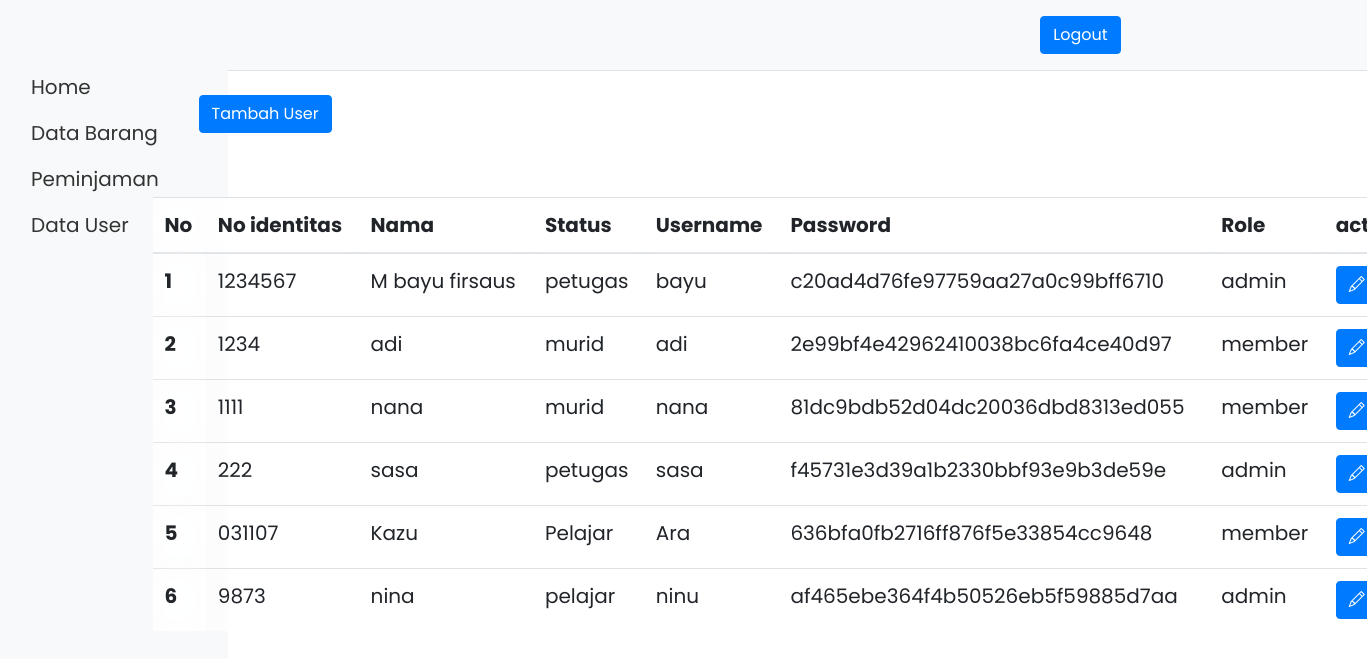
Screenshot of /data_user.php (signed in) with the database file from the repository.
### tables this page shows
CREATE TABLE `user` (
  `id` int(11) NOT NULL,
  `no_identitas` varchar(255) NOT NULL,
  `nama` varchar(255) NOT NULL,
  `status` varchar(255) NOT NULL,
  `username` varchar(255) NOT NULL,
  `password` varchar(255) NOT NULL,
  `role` varchar(255) NOT NULL
);

### database.php (called while the page is built, shortened)
<?php
$koneksi = mysqli_connect(DB_HOST, DB_USER, DB_PASS, DB_NAME) or die("Gagal terhubung dengan Database: " . mysqli_error($dbconnect));
function tampildata($query)
{
    global $koneksi;
    $hasil = mysqli_query($koneksi, $query);
    $rows = [];
    while ($row = mysqli_fetch_assoc($hasil)) {
        $rows[] = $row;
    }
    return $rows;
}

### data_user.php (the view, shortened to what this page needs)
<?php
require_once('database.php');
$data = tampildata("SELECT * FROM user");
$nomor = 0;
?>
<?php
include_once("database.php");
?>
<!DOCTYPE html>
<html lang="en">
<head>
    <link href="https://stackpath.bootstrapcdn.com/bootstrap/4.5.2/css/bootstrap.min.css" rel="stylesheet">
    <link rel="stylesheet" href="https://cdn.jsdelivr.net/npm/bootstrap-icons@1.11.3/font/bootstrap-icons.min.css">
</head>
<body>
    <header class="d-flex flex-wrap align-items-center justify-content-center justify-content-md-between py-3 mb-4 border-bottom">
        <a href="/" class="d-flex align-items-center col-md-3 mb-2 mb-md-0 text-dark text-decoration-none">
        </a>
        <div class="col-md-3 text-end">
            <a role="button" class="btn btn-primary" href="logout.php">Logout</a>
        </div>
    </header>
    <div class="container">
        <div class="row">
            <div class="col-lg-2 sidebar">
                <ul class="nav flex-column">
                    <li class="nav-item">
                        <a class="nav-link active" href="home.php">Home</a>
                    </li>
                    <li class="nav-item">
                        <a class="nav-link" href="data_barang.php">Data Barang</a>
                    </li>
                    <li class="nav-item">
                        <a class="nav-link" href="Peminjam.php">Peminjaman</a>
                    </li>
                    <li class="nav-item">
                        <a class="nav-link" href="data_user.php">Data User</a>
                    </li>
                </ul>
            </div>
            <div class="col-lg-12">
                <div class="tables">
                    <button type="button" class="btn btn-primary" data-toggle="modal" data-target="#exampleModal">
                        Tambah User
                    </button>
                </div>
            </div>
            <div class="container mt-4  ">
                <div class="cobtainer">
                    <table class="table">
                        <thead>
                            <tr>
                                <th scope="col">No</th>
                                <th scope="col">No identitas</th>
                                <th scope="col">Nama</th>
                                <th scope="col">Status</th>
                                <th scope="col">Username</th>
                                <th scope="col">Password</th>
                                <th scope="col">Role</th>
                                <th scope="col">action</th>
                            </tr>
                        </thead>
                        <tbody>
                            <?php foreach ($data as $note) : ?>
                                <?php $nomor++; ?>
                                <tr>
                                    <th scope="row"><?= $nomor; ?></th>
                                    <td><?= $note['no_identitas']; ?></td>
                                    <td><?= $note['nama']; ?></td>
                                    <td><?= $note['status']; ?></td>
                                    <td><?= $note['username']; ?></td>
                                    <td><?= $note['password']; ?></td>
                                    <td><?= $note['role']; ?></td>
                                    <td>
                                        <a role="button" class="btn btn-primary" href="edit_user.php?id=<?= $note['id']; ?>">
                                            <i class="bi bi-pencil"></i>
                                        </a>
                                    </td>
                                </tr>
                            <?php endforeach; ?>
                        </tbody>
                    </table>
                </div>
            </div>
        </div>
    </div>
</body>
</html>

### data_user.php (style rules this page uses)
body { background-image: url("sou1.png"); font-family: "poppins", sans-serif; font-size: 20px; }
.table { margin-top: 20px; position: absolute; align-items: center; width: 161svh; height: 100px; margin-left: 24px; background-color: rgba(255, 255, 255, 0.5); backdrop-filter: blur(5px); }
.table th, .td { background-color: rgba(255, 255, 255, 0.5); backdrop-filter: blur(10px); }
.tables { margin-left: 70px; margin-bottom: 20px; }
.sidebar { background-color: #f8f9fa; height: 100vh; position: fixed; top: 0; left: 0; padding-top: 4rem; }
.sidebar ul.nav { padding-left: 0; }
.sidebar .nav-link { padding: 0.5rem 1rem; color: #333; }
header { border-bottom: 1px solid #333; background-color: #f8f9fa; }

### rows the page displays
user: no_identitas "1234567", nama "M bayu firsaus", status "petugas", username "bayu", password "c20ad4d76fe97759aa27a0c99bff6710", role "admin"
user: no_identitas "1234", nama "adi", status "murid", username "adi", password "2e99bf4e42962410038bc6fa4ce40d97", role "member"
user: no_identitas "1111", nama "nana", status "murid", username "nana", password "81dc9bdb52d04dc20036dbd8313ed055", role "member"
user: no_identitas "222", nama "sasa", status "petugas", username "sasa", password "f45731e3d39a1b2330bbf93e9b3de59e", role "admin"
user: no_identitas "031107", nama "Kazu", status "Pelajar", username "Ara", password "636bfa0fb2716ff876f5e33854cc9648", role "member"
user: no_identitas "9873", nama "nina", status "pelajar", username "ninu", password "af465ebe364f4b50526eb5f59885d7aa", role "admin"
